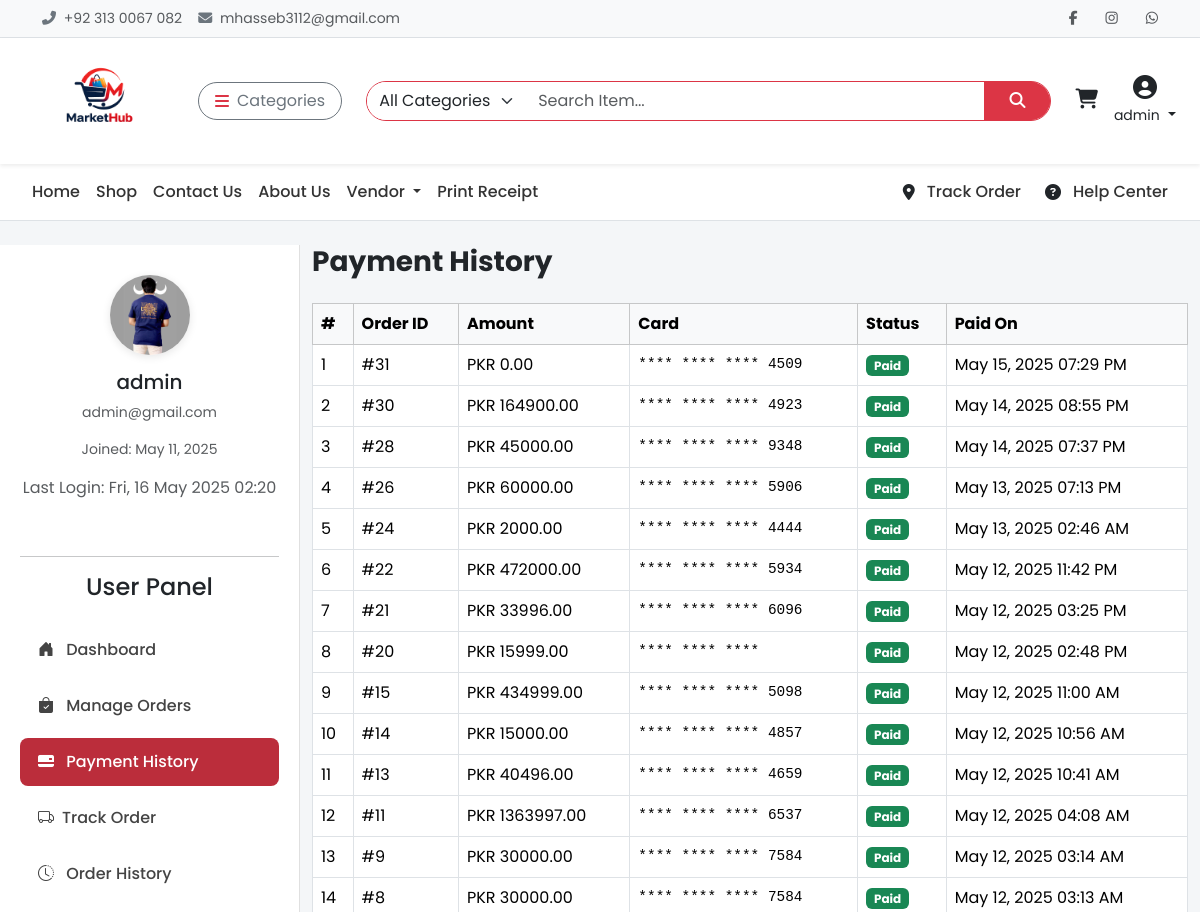
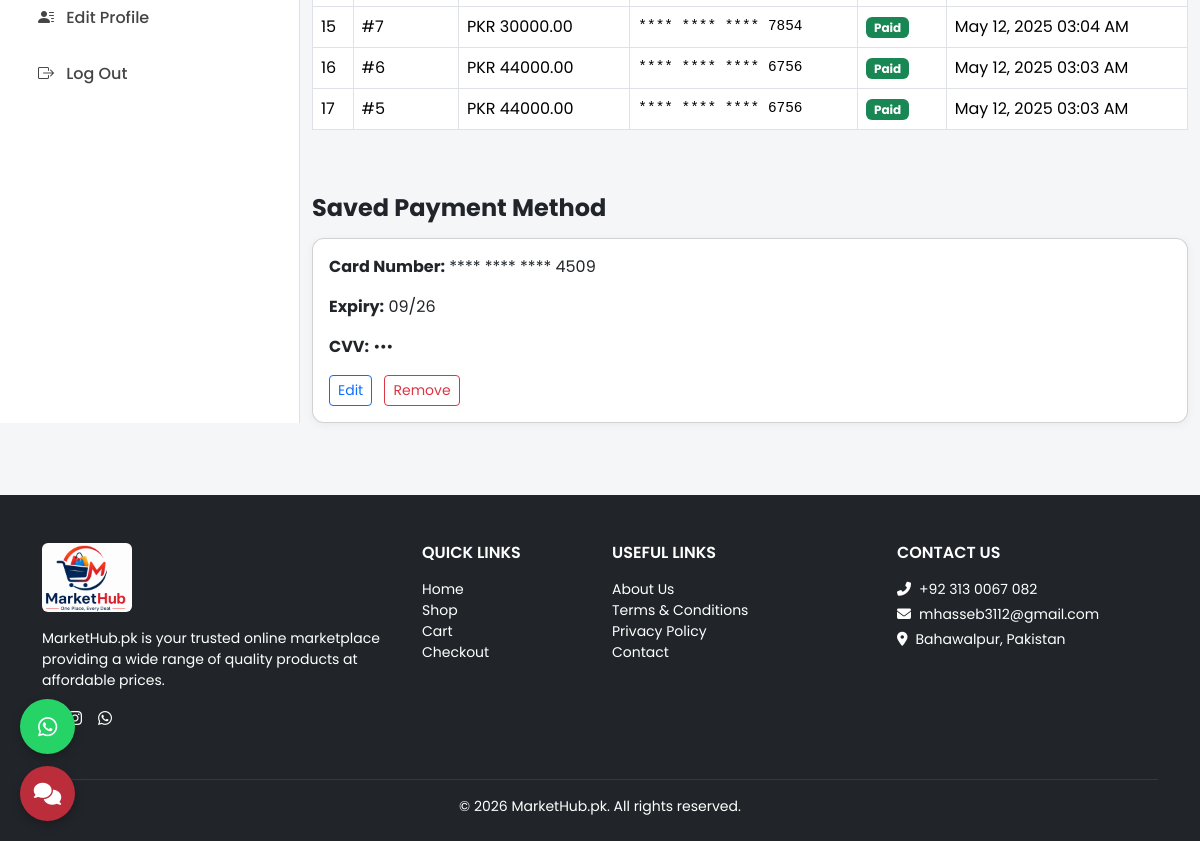
The page /payments/ (signed in) on the database its author committed (2 pictures, top to bottom).
### api/models.py (models this page shows, shortened)
class CustomUser(AbstractUser):
    email = models.EmailField(unique=True)
    phone = models.CharField(max_length=20, blank=True)
    profile_image = models.ImageField(upload_to='profiles/', blank=True, null=True)
    is_vendor = models.BooleanField(default=False)
    is_customer = models.BooleanField(default=True)
    address = models.TextField(blank=True)

class Payment(models.Model):
    order = models.OneToOneField(Order, on_delete=models.CASCADE)
    card_number = models.CharField(max_length=20)  # Mask in production
    expiry = models.CharField(max_length=5)
    cvv = models.CharField(max_length=4)
    payment_status = models.CharField(max_length=20, default='Success')

class Order(models.Model):
    STATUS_CHOICES = [
        ('Pending', 'Pending'),
        ('Processing', 'Processing'),
        ('Shipped', 'Shipped'),
        ('Delivered', 'Delivered'),
        ('Cancelled', 'Cancelled'),
        ('Returned', 'Returned'),
    ]
    user = models.ForeignKey(settings.AUTH_USER_MODEL, on_delete=models.SET_NULL, null=True, blank=True)
    full_name = models.CharField(max_length=255)
    email = models.EmailField()
    phone = models.CharField(max_length=20)
    address = models.TextField()
    city = models.CharField(max_length=100)
    zip_code = models.CharField(max_length=10)
    total_amount = models.DecimalField(max_digits=10, decimal_places=2)
    status = models.CharField(max_length=20, choices=STATUS_CHOICES, default='Pending')
    created_at = models.DateTimeField(auto_now_add=True)
    shipped_at = models.DateTimeField(null=True, blank=True)
    delivered_at = models.DateTimeField(null=True, blank=True)
    courier = models.CharField(max_length=100, blank=True, null=True)
    tracking_number = models.CharField(max_length=100, blank=True, null=True)
    estimated_delivery = models.DateField(default=default_estimated_delivery, null=True, blank=True)

### api/paymentviews.py (the view)
# urls.py: path('payments/', paymentviews.payment_history, name='payment_history'),
@login_required
def payment_history(request):
    payments = Payment.objects.filter(order__user=request.user).select_related('order').order_by('-order__created_at')
    latest_payment = payments.first()
    return render(request, 'customers/payment_history.html', {
        'payments': payments,
        'latest_payment': latest_payment
    })

### api/context_processors.py (called while the page is built)
def cart_total_items(request):
    cart = Cart.get_or_create_cart(request)
    return {'cart': cart}

def categories(request):
    return {
        "categories": Category.objects.all()
    }

### api/models.py (called while the page is built)
    @property
    def total_items(self):
        return sum(item.quantity for item in self.items.all())

    @staticmethod
    def get_or_create_cart(request):
        if request.user.is_authenticated:
            cart, _ = Cart.objects.get_or_create(user=request.user, session_key=None)
        else:
            session_key = request.session.session_key
            if not session_key:
                request.session.create()
                session_key = request.session.session_key
            cart, _ = Cart.objects.get_or_create(user=None, session_key=session_key)
        return cart

### templates/customers/payment_history.html (shortened to what this page needs)
{% extends 'base.html' %}
{% load static %}
{% block content %}
<div class="container-fluid py-4">
  <div class="row">
    <div class="col-md-3 sidebar">
      <div class="text-center mb-4">
        <img
          src="{% if request.user.profile_image %}{{ request.user.profile_image.url }}{% else %}{% static 'images/default-user.png' %}{% endif %}"
          alt="User Image" class="user-img">
        <h5>{{ request.user.username }}</h5>
        <p class="text-muted small">{{ request.user.email }}</p>
        <p class="small text-muted">Joined: {{ request.user.date_joined|date:"M d, Y" }}</p>
        {% if request.user.last_login %}
        <p class="text-muted">Last Login: {{ request.user.last_login|date:"D, d M Y H:i" }}</p>
        {% endif %}
      </div>
      <hr>
      {% include 'includes/sidebar_user.html' %}
    </div>
    <div class="col-md-9">
      <h3 class="fw-bold mb-4">Payment History</h3>
      {% if payments %}
      <div class="table-responsive mb-5">
        <table class="table table-bordered table-hover align-middle">
          <thead class="table-light">
            <tr>
              <th>#</th>
              <th>Order ID</th>
              <th>Amount</th>
              <th>Card</th>
              <th>Status</th>
              <th>Paid On</th>
            </tr>
          </thead>
          <tbody>
            {% for payment in payments %}
            <tr>
              <td>{{ forloop.counter }}</td>
              <td>#{{ payment.order.id }}</td>
              <td>PKR {{ payment.order.total_amount|floatformat:2 }}</td>
              <td class="payment-method">**** **** **** {{ payment.card_number|slice:"-4:" }}</td>
              <td>
                {% if payment.payment_status == "Success" %}
                <span class="badge bg-success">Paid</span>
                {% else %}
                <span class="badge bg-danger">{{ payment.payment_status }}</span>
                {% endif %}
              </td>
              <td>{{ payment.order.created_at|date:"M d, Y h:i A" }}</td>
            </tr>
            {% endfor %}
          </tbody>
        </table>
      </div>
      {% else %}
      <div class="alert alert-info">You haven’t made any payments yet.</div>
      {% endif %}
      <h4 class="fw-bold mb-3">Saved Payment Method</h4>
      {% if latest_payment %}
      <div class="card">
        <div class="card-body">
          <p><strong>Card Number:</strong> **** **** **** {{ latest_payment.card_number|slice:"-4:" }}</p>
          <p><strong>Expiry:</strong> {{ latest_payment.expiry }}</p>
          <p><strong>CVV:</strong> •••</p>
          <div class="mt-3">
            <button class="btn btn-sm btn-outline-primary me-2" data-bs-toggle="modal"
              data-bs-target="#editCardModal">Edit</button>
            <form method="post" action="{% url 'delete_payment_method' %}" class="d-inline">
              <button class="btn btn-sm btn-outline-danger"
                onclick="return confirm('Are you sure you want to delete this card?')">Remove</button>
            </form>
          </div>
        </div>
      </div>
      {% else %}
      <p class="text-muted">No saved payment method.</p>
      {% endif %}
    </div>
  </div>
</div>
{% include 'includes/footer.html' %}
{% endblock %}

### templates/includes/header.html (shortened to what this page needs)
{% load static %}
<div class="topbar border-bottom bg-light py-2 small">
  <div class="container d-flex justify-content-between align-items-center flex-wrap">
    <div class="text-muted d-flex align-items-center gap-3">
      <span><i class="fas fa-phone-alt me-1 text-secondary"></i> +92 313 0067 082</span>
      <span><i class="fas fa-envelope me-1 text-secondary"></i> mhasseb3112@gmail.com</span>
    </div>
    <div class="d-flex align-items-center gap-3 mt-2 mt-md-0">
      <a href="https://www.facebook.com/mhaseeb.haseeb.5817" class="text-muted"><i class="fab fa-facebook-f"></i></a>
      <a href="https://www.instagram.com/muhammadhaseeb012" class="text-muted"><i class="fab fa-instagram"></i></a>
      <a href="https://wa.me/923130067082" class="text-muted"><i class="fab fa-whatsapp"></i></a>
    </div>
  </div>
</div>
<nav class="navbar navbar-expand-lg bg-white shadow-sm sticky-top">
  <div class="container-fluid px-4">
    <a class="navbar-brand me-4 d-flex align-items-center" href="{% url 'home' %}">
      <img src="{% static 'images/logo-1.png' %}" alt="MarketHub" class="img-fluid" style="height: 100px; width: auto;">
    </a>
    <div class="dropdown me-3">
      <button class="btn btn-outline-secondary d-flex align-items-center rounded-pill px-3" type="button"
        data-bs-toggle="dropdown">
        <i class="fas fa-bars me-2 text-danger"></i> Categories
      </button>
    </div>
    <form class="d-flex flex-grow-1 mx-2" method="GET" action="{% url 'search_products' %}">
      <div class="input-group rounded-pill overflow-hidden border border-danger">
        <select name="category" class="form-select border-0" style="max-width: 160px;">
          <option value="">All Categories</option>
        </select>
        <input type="search" name="q" class="form-control border-0" placeholder="Search Item..." required>
        <button class="btn btn-danger rounded-0 px-4" type="submit"><i class="fas fa-search"></i></button>
      </div>
    </form>
    <div class="d-flex align-items-center ms-3 gap-3">
      <a href="#" id="cart-icon" class="text-dark position-relative" data-bs-toggle="offcanvas"
        data-bs-target="#cartSidebar">
        <i class="fas fa-shopping-cart fs-5"></i>
        <br>
      </a>
      {% if user.is_authenticated %}
      <div class="dropdown text-center">
        <a href="#" class="text-dark text-decoration-none dropdown-toggle" data-bs-toggle="dropdown">
          <i class="fas fa-user-circle fs-4"></i><br>
          <small>{{ user.username }}</small>
        </a>
      </div>
      {% else %}
      <a href="#" class="text-dark text-decoration-none text-center" data-bs-toggle="modal"
        data-bs-target="#loginModal">
        <i class="fas fa-sign-in-alt fs-5"></i><br><small>Login</small>
      </a>
      {% endif %}
    </div>
  </div>
</nav>

### templates/base.html (style rules this page uses)
* { font-family: 'Poppins', sans-serif; }
body { background-color: #f4f4f4; }
.topbar { background-color: #f8f9fa; font-size: 14px; padding: 6px 0; }
.topbar a { color: #333; margin-left: 12px; transition: color 0.2s ease; }
.navbar-brand img { height: 44px; }

### templates/customers/payment_history.html (style rules this page uses)
body { background-color: #f4f6f8; font-family: 'Poppins', sans-serif; }
.sidebar { background: white; height: 100%%; position: sticky; top: 0; padding: 30px 20px; border-right: 1px solid #e0e0e0; display: flex; flex-direction: column; }
.user-img { width: 100px; height: 100px; object-fit: cover; border-radius: 50%; margin: 0 auto 15px; display: block; box-shadow: 0 2px 8px rgba(0, 0, 0, 0.1); }
.user-img { width: 100px; height: 100px; object-fit: cover; border-radius: 50%; box-shadow: 0 2px 8px rgba(0, 0, 0, 0.1); }
.card { border-radius: 12px; box-shadow: 0 2px 10px rgba(0, 0, 0, 0.05); }
.user-img { width: 80px; height: 80px; object-fit: cover; border-radius: 50%; }
.payment-method { font-family: monospace; color: #6c757d; font-size: 0.9rem; }

### rows shown on the page
CustomUser: username "admin", profile_image (picture), user.username "admin", user.email "admin@gmail.com", user.date_joined "May 11, 2025", user.last_login "Fri, 16 May 2025 02:20"
Payment: order.id "31", order.total_amount "0.00", card_number "4509", payment_status "Paid", order.created_at "May 15, 2025 07:29 PM", expiry "09/26"
Payment: order.id "30", order.total_amount "164900.00", card_number "4923", payment_status "Paid", order.created_at "May 14, 2025 08:55 PM"
Payment: order.id "28", order.total_amount "45000.00", card_number "9348", payment_status "Paid", order.created_at "May 14, 2025 07:37 PM"
Payment: order.id "26", order.total_amount "60000.00", card_number "5906", payment_status "Paid", order.created_at "May 13, 2025 07:13 PM"
Payment: order.id "24", order.total_amount "2000.00", card_number "4444", payment_status "Paid", order.created_at "May 13, 2025 02:46 AM"
Payment: order.id "22", order.total_amount "472000.00", card_number "5934", payment_status "Paid", order.created_at "May 12, 2025 11:42 PM"
Payment: order.id "21", order.total_amount "33996.00", card_number "6096", payment_status "Paid", order.created_at "May 12, 2025 03:25 PM"
Payment: order.id "20", order.total_amount "15999.00", payment_status "Paid", order.created_at "May 12, 2025 02:48 PM"
Payment: order.id "15", order.total_amount "434999.00", card_number "5098", payment_status "Paid", order.created_at "May 12, 2025 11:00 AM"
Payment: order.id "14", order.total_amount "15000.00", card_number "4857", payment_status "Paid", order.created_at "May 12, 2025 10:56 AM"
Payment: order.id "13", order.total_amount "40496.00", card_number "4659", payment_status "Paid", order.created_at "May 12, 2025 10:41 AM"
Payment: order.id "11", order.total_amount "1363997.00", card_number "6537", payment_status "Paid", order.created_at "May 12, 2025 04:08 AM"
Payment: order.id "9", order.total_amount "30000.00", card_number "7584", payment_status "Paid", order.created_at "May 12, 2025 03:14 AM"
Payment: order.id "8", order.total_amount "30000.00", card_number "7584", payment_status "Paid", order.created_at "May 12, 2025 03:13 AM"
Payment: order.id "7", order.total_amount "30000.00", card_number "7854", payment_status "Paid", order.created_at "May 12, 2025 03:04 AM"
Payment: order.id "6", order.total_amount "44000.00", card_number "6756", payment_status "Paid", order.created_at "May 12, 2025 03:03 AM"
Payment: order.id "5", order.total_amount "44000.00", card_number "6756", payment_status "Paid", order.created_at "May 12, 2025 03:03 AM"

### other values the page prints
{{ year|default:2026 }} "2026"
